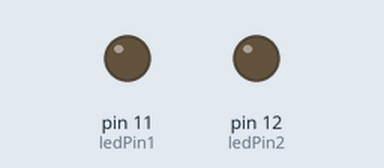
Recording of a sketch running on a simulated Arduino Uno, built with avr-gcc and run on an emulated ATmega328P. Parts: output pins drawn as LEDs (lit = HIGH). Dashed ring = blinking.

Above: at 0.1 s.
At 0.45 s:
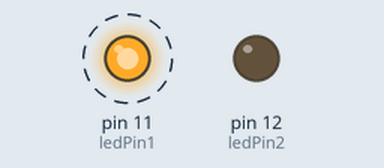
At 2.85 s:
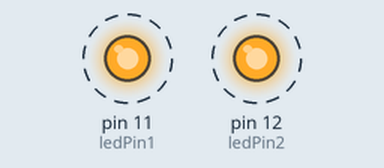
Timing chart, 0 to 3.1 s (numbered marks = the images above):
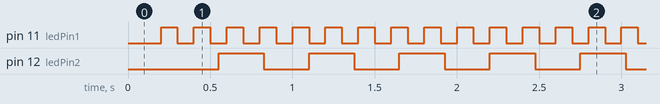

Measured:
- by itself, pin 11 (ledPin1): alternates HIGH for 0.10 s and LOW for 0.10 s
- by itself, pin 12 (ledPin2): alternates HIGH for 0.28 s and LOW for 0.28 s

The sketch:

simple_scheduling.ino
```cpp
#define ledPin1 11
#define ledPin2 12

#define led1Cycle 100U
#define led2Cycle 275U

unsigned long led1LastMillis = 0;
unsigned long led2LastMillis = 0;

boolean led1State = false;
boolean led2State = false;

boolean cycleCheck(unsigned long *lastMillis, unsigned int cycle)
{
 unsigned long currentMillis = millis();
 if(currentMillis - *lastMillis >= cycle)
 {
   *lastMillis = currentMillis;
   return true;
 }
 else
   return false;
}

void setup()
{
 pinMode(ledPin1, OUTPUT);
 pinMode(ledPin2, OUTPUT);
}

void loop()
{
 if(cycleCheck(&led1LastMillis, led1Cycle))
 {
   digitalWrite(ledPin1, led1State);
   led1State = !led1State;
 }
 if(cycleCheck(&led2LastMillis, led2Cycle))
 {
   digitalWrite(ledPin2, led2State);
   led2State = !led2State;
 }
}
```
